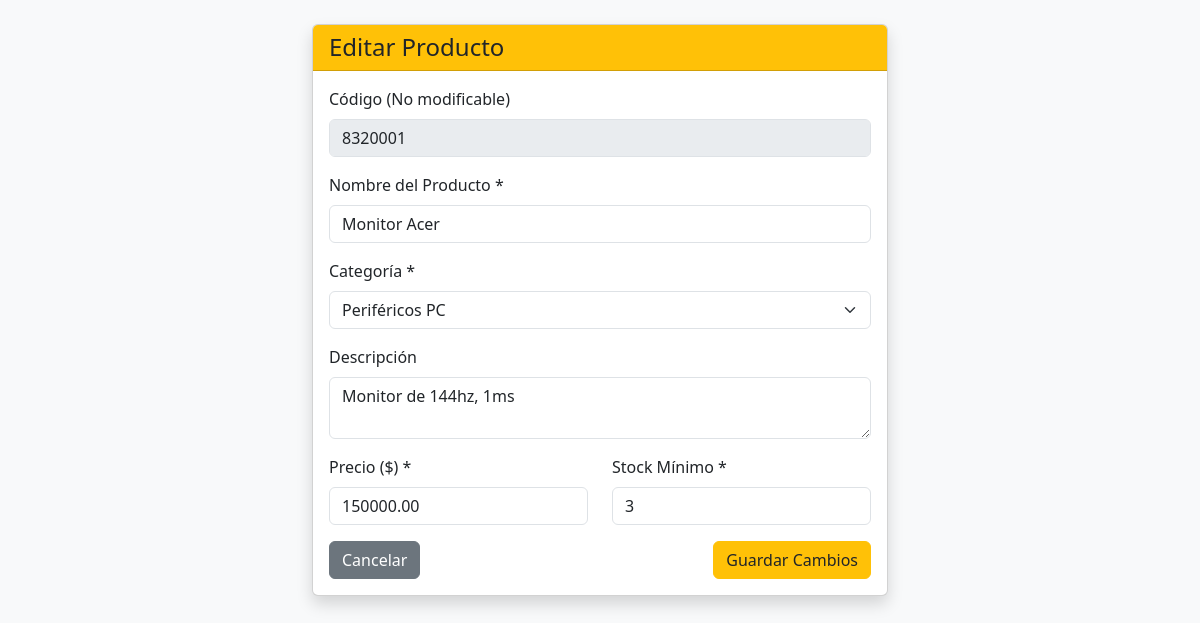
/editar_producto.php?id=2 (signed in), run on the app's committed database.
### tables this page shows
CREATE TABLE `producto` (
  `id_producto` int(11) NOT NULL,
  `código` varchar(50) NOT NULL,
  `nombre` varchar(100) NOT NULL,
  `descripción` text DEFAULT NULL,
  `precio` decimal(10,2) NOT NULL CHECK (`precio` >= 0),
  `stock_actual` int(11) NOT NULL CHECK (`stock_actual` >= 0),
  `stock_mínimo` int(11) NOT NULL CHECK (`stock_mínimo` >= 0),
  `estado` int(11) DEFAULT 1,
  `id_categoria` int(11) NOT NULL
);

CREATE TABLE `categoria` (
  `id_categoria` int(11) NOT NULL,
  `nombre` varchar(100) NOT NULL,
  `descripción` text DEFAULT NULL,
  `estado` int(11) DEFAULT 1
);

### editar_producto.php (the view, shortened to what this page needs)
<?php
require_once 'conexion.php';
$id_producto=isset($_GET['id']) ? intval($_GET['id']) : 0;
$stmt=$pdo->prepare("SELECT * FROM producto WHERE id_producto=:id");
$stmt->execute(['id'=>$id_producto]);
$producto=$stmt->fetch();
$stmt_cat=$pdo->query("SELECT * FROM categoria WHERE estado = 1 ORDER BY nombre ASC");
$categorias=$stmt_cat->fetchAll();
?>
<!DOCTYPE html>
<html lang="es">
<head>
    <link href="https://cdn.jsdelivr.net/npm/bootstrap@5.3.0/dist/css/bootstrap.min.css" rel="stylesheet">
</head>
<body class="bg-light p-4">
    <div class="container" style="max-width: 600px;">
        <div class="card shadow">
            <div class="card-header bg-warning text-dark">
                <h4 class="mb-0">Editar Producto</h4>
            </div>
            <div class="card-body">
                <form method="POST" action="editar_producto.php?id=<?php echo $id_producto; ?>">
                    <div class="mb-3">
                        <label class="form-label">Código (No modificable)</label>
                        <input type="text" class="form-control" value="<?php echo htmlspecialchars($producto['código']); ?>" disabled>
                    </div>
                    <div class="mb-3">
                        <label class="form-label">Nombre del Producto *</label>
                        <input type="text" name="nombre" class="form-control" value="<?php echo htmlspecialchars($producto['nombre']); ?>" required>
                    </div>
                    <div class="mb-3">
                        <label class="form-label">Categoría *</label>
                        <select name="id_categoria" class="form-select" required>
                            <?php foreach ($categorias as $cat): ?>
                                <option value="<?php echo $cat['id_categoria']; ?>" <?php echo ($cat['id_categoria'] == $producto['id_categoria']) ? 'selected' : ''; ?>>
                                    <?php echo htmlspecialchars($cat['nombre']); ?>
                                </option>
                            <?php endforeach; ?>
                        </select>
                    </div>
                    <div class="mb-3">
                        <label class="form-label">Descripción</label>
                        <textarea name="descripcion" class="form-control" rows="2"><?php echo htmlspecialchars($producto['descripción']); ?></textarea>
                    </div>
                    <div class="row">
                        <div class="col-md-6 mb-3">
                            <label class="form-label">Precio ($) *</label>
                            <input type="number" step="0.01" name="precio" class="form-control" min="0" value="<?php echo $producto['precio']; ?>" required>
                        </div>
                        <div class="col-md-6 mb-3">
                            <label class="form-label">Stock Mínimo *</label>
                            <input type="number" name="stock_minimo" class="form-control" min="0" value="<?php echo $producto['stock_mínimo']; ?>" required>
                        </div>
                    </div>
                    <div class="d-flex justify-content-between">
                        <a href="index.php" class="btn btn-secondary">Cancelar</a>
                        <button type="submit" class="btn btn-warning text-dark">Guardar Cambios</button>
                    </div>
                </form>
            </div>
        </div>
    </div>
</body>
</html>

### data on the page
producto: código "8320001", nombre "Monitor Acer", id_categoria "Periféricos PC", descripcion "Monitor de 144hz, 1ms", precio "150000.00", stock_minimo "3"
